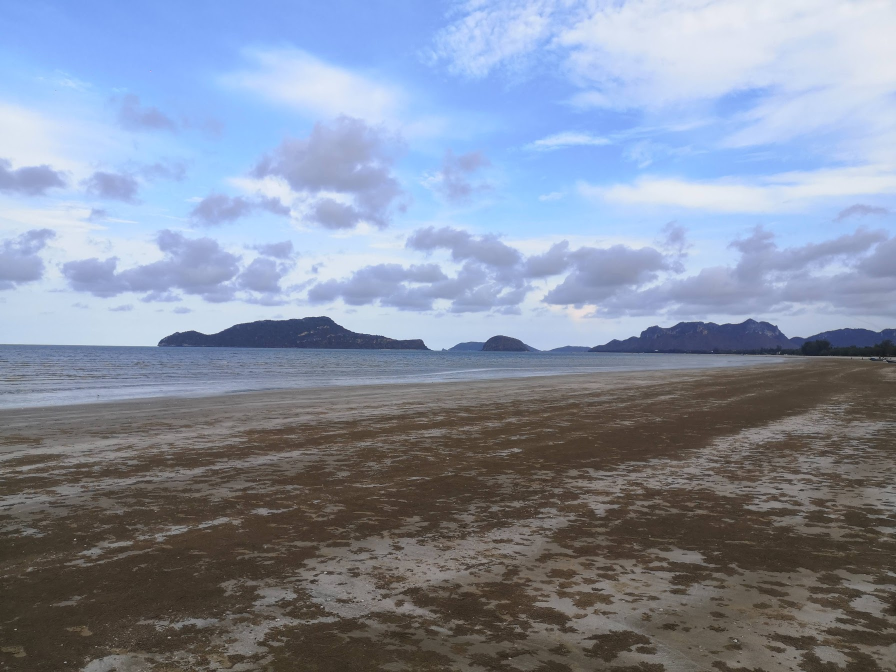
#> input picture testbatch/IMG_20200501_164051.jpg, 1792 x 1344 px (shown at 1/2 size); its folder holds only this picture in this run
$ jupyter execute --allow-errors 'Simple Batch Breakpoint generator python .ipynb'   (shell and % lines are left out)   (older library calls are emulated)
#> lines starting #> are read from the running program, lines starting #| are printed output that depends on the picture
# Simple Batch Breakpoint generator python

This jupyter notebook script will generate responsive image for lazy-srcset website, maintain aspect ratio, no stretch. Normally I have to generate it via https://www.responsivebreakpoints.com/ or photoscape which a bit slow.

## Story and explaination

I've a created a Vue very-lazy and simple-to-use src set component that similar to img tag with Breakpoint size [200,763,1132,1400] for other project in production (*not in this project) It's work perfectly with this python image generator.

## How to use?

Specify the folder path that have all the image (recursive) and breakpoint width in list below and run this jupyter notebook.

## Import Library

[cell 1]
import os, sys
from PIL import Image, ImageFilter
import math
import glob

## Defined Function

[cell 2]
def resize_maintain_aspect_by_width(PIL_Image,new_width):
    '''
    This function get image and resize by width (maintain aspect ratio) without strech
    '''
    width, height = PIL_Image.size
    # if new width is greater than original width, return the image (no strech)
    if new_width > width:
        return PIL_Image

    new_height = math.floor(new_width * height / width )
    return PIL_Image.resize((new_width, new_height), Image.ANTIALIAS)

def apply_GaussianBlur(image,radius=20):
    '''
    Apply GaussianBlur with default rad = 10 to image
    '''
    return image.filter(ImageFilter.GaussianBlur(radius=radius))

def savebreakpoint(filename,PIL_Image,breakpoint,formatter="%s_%s"):
    '''
    This function save PIL image by add postfix from specify breakpoint
    '''
    path = filename.rsplit('.', 1)
    path[0] = formatter % (path[0] , breakpoint)
    PIL_Image.save(r'.'.join(path))

def generate_image_breakpoints(index,file_path,image,formatter,breakpoint,blur=True):
    '''
    This is function helper for generate breakpoints.
    '''
    # if it's a lowest-resolution image and generate a lazyload blurred image
    if(index==0 and blur== True):
        tmp = resize_maintain_aspect_by_width(image,breakpoint)
        tmp = apply_GaussianBlur(tmp)
        savebreakpoint(file_path,tmp,"blur",formatter)

    tmp = resize_maintain_aspect_by_width(image,breakpoint)
    savebreakpoint(file_path,tmp,breakpoint,formatter)

## Config

[cell 3]
# set breakpoints width
breakpoints = [200,763,1132,1400]

# set the folder path, Can set to any folder you want.
files = glob.glob('./testbatch/**/*.jpg',recursive = True)

# format {Filename}_{breakpoint}.jpg eg. car_200.jpg
formatter="%s_%s"

# format example 2 {Filename}_w{breakpoint}.jpg eg. car_w200.jpg
#formatter="%s_w%s"

## Run

[cell 4]
for file in files:
    im = Image.open(file)
#> im is the input picture: PIL image 1792x1344 RGB; mean R, G, B 132.6, 142.1, 160.8
    for index,breakpoint in enumerate(breakpoints):
        generate_image_breakpoints(index,file,im,formatter,breakpoint,blur=True)
#> this loop made 4 passes
#> pass 1, in generate_image_breakpoints, `tmp = resize_maintain_aspect_by_width(image,breakpoint)`:
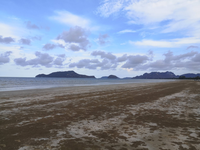
#> tmp: PIL image 200x150 RGB; mean R, G, B 132.6, 142.1, 160.8
#> pass 1, in generate_image_breakpoints, `tmp = apply_GaussianBlur(tmp)`:
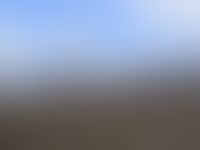
#> tmp: PIL image 200x150 RGB; mean R, G, B 132.1, 141.5, 160.3

### Output: Sample.jpg to Sample_blur.jpg, Sample_200.jpg, Sample_763.jpg, Sample_1132.jpg, Sample_1400.jpg

## Sample Output

[cell 5]
from IPython.display import clear_output
import IPython.display as display
from matplotlib import pyplot as plt

def _plot(_type,fp):
    tmp = Image.open(fp)
    plt.xlabel( "{0} : Size {1:0,.2f} kB".format( _type,len(tmp.fp.read())/1000 ))
    plt.imshow(Image.open(fp))
    plt.grid(False)
    plt.xticks([])
    plt.yticks([])

def show_preview():
    plt.figure(figsize=(15,15))
#> (this line was passed over: IPython is not available in this run)
    plt.subplot(1,2,1)
#> (this line was passed over: IPython is not available in this run)
    _plot("Original",'./testbatch\\IMG_20200101_125629_1.jpg')

$ run again, on testbatch/IMG_20200501_164214.jpg
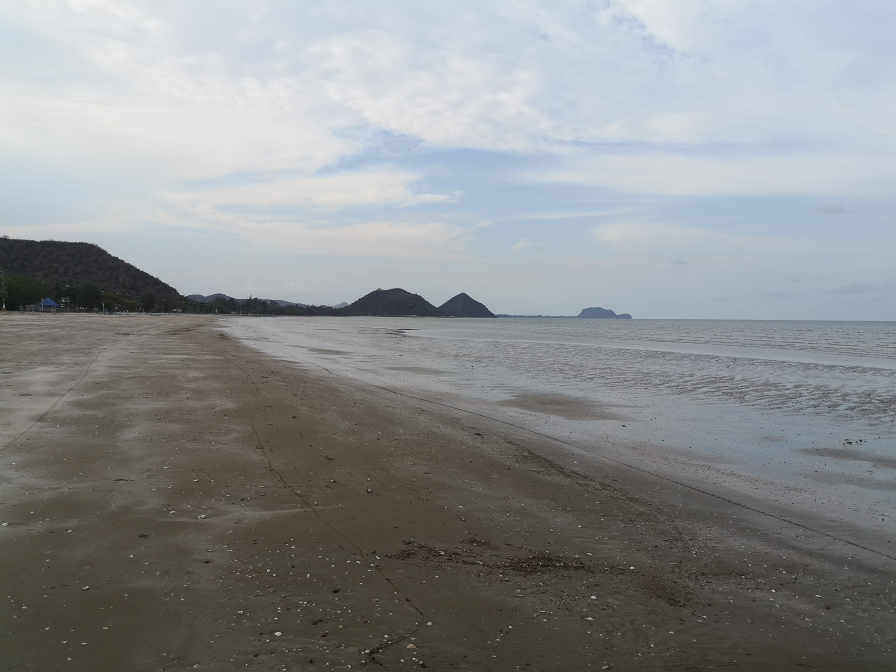
#> input picture testbatch/IMG_20200501_164214.jpg, 1792 x 1344 px (shown at 1/2 size)
#> im is the input picture: PIL image 1792x1344 RGB; mean R, G, B 139.6, 142, 143.4
#> the loop `for index,breakpoint in enumerate(breakpoints):` made 4 passes
#> pass 1, in generate_image_breakpoints, `tmp = resize_maintain_aspect_by_width(image,breakpoint)`:
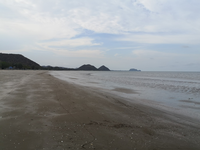
#> tmp: PIL image 200x150 RGB; mean R, G, B 139.6, 142, 143.4
#> pass 1, in generate_image_breakpoints, `tmp = apply_GaussianBlur(tmp)`:
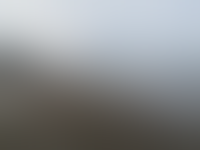
#> tmp: PIL image 200x150 RGB; mean R, G, B 139.4, 141.9, 143.3
